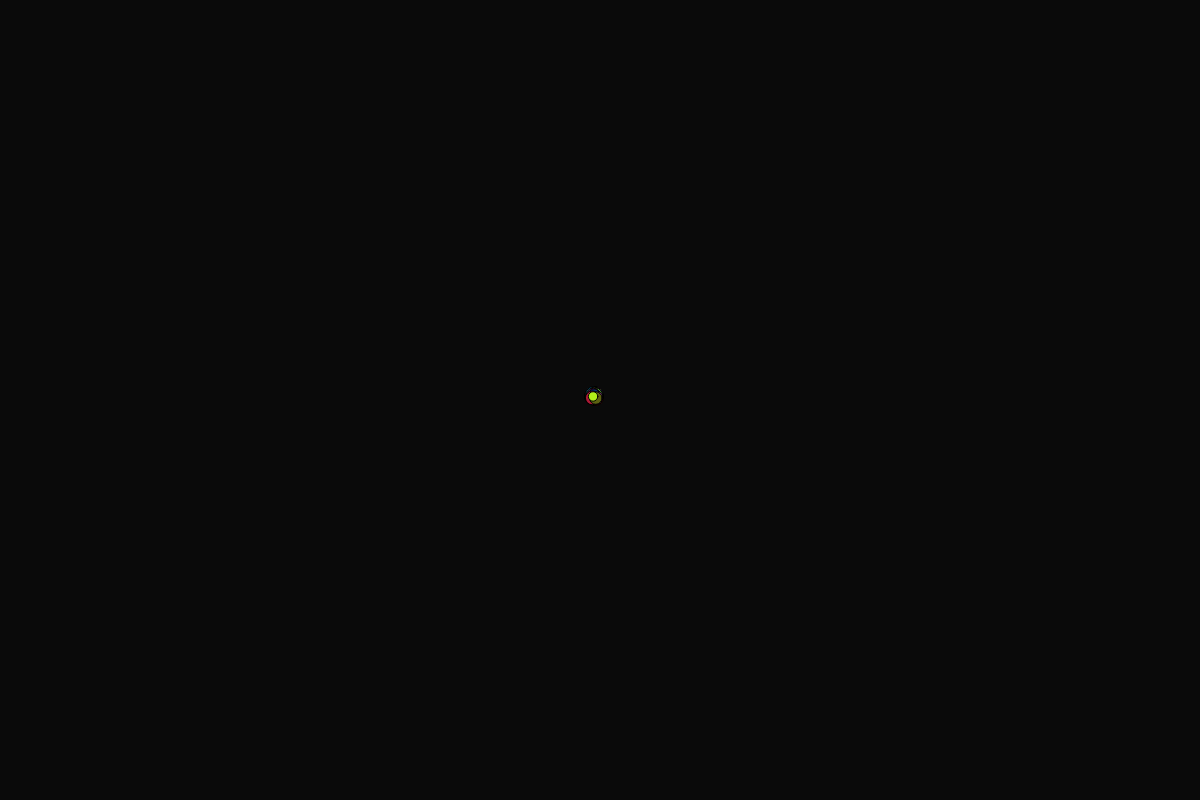
Frame 1 (no input)
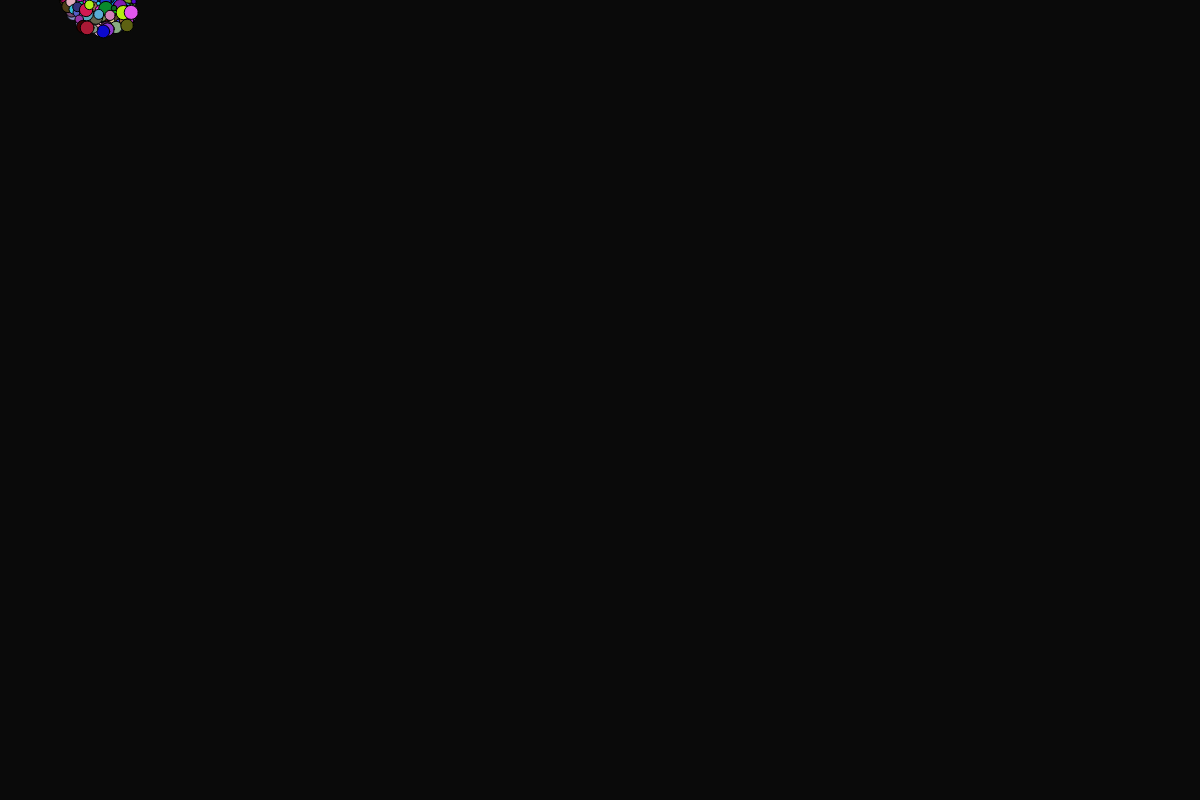
Frame 60 (no input)
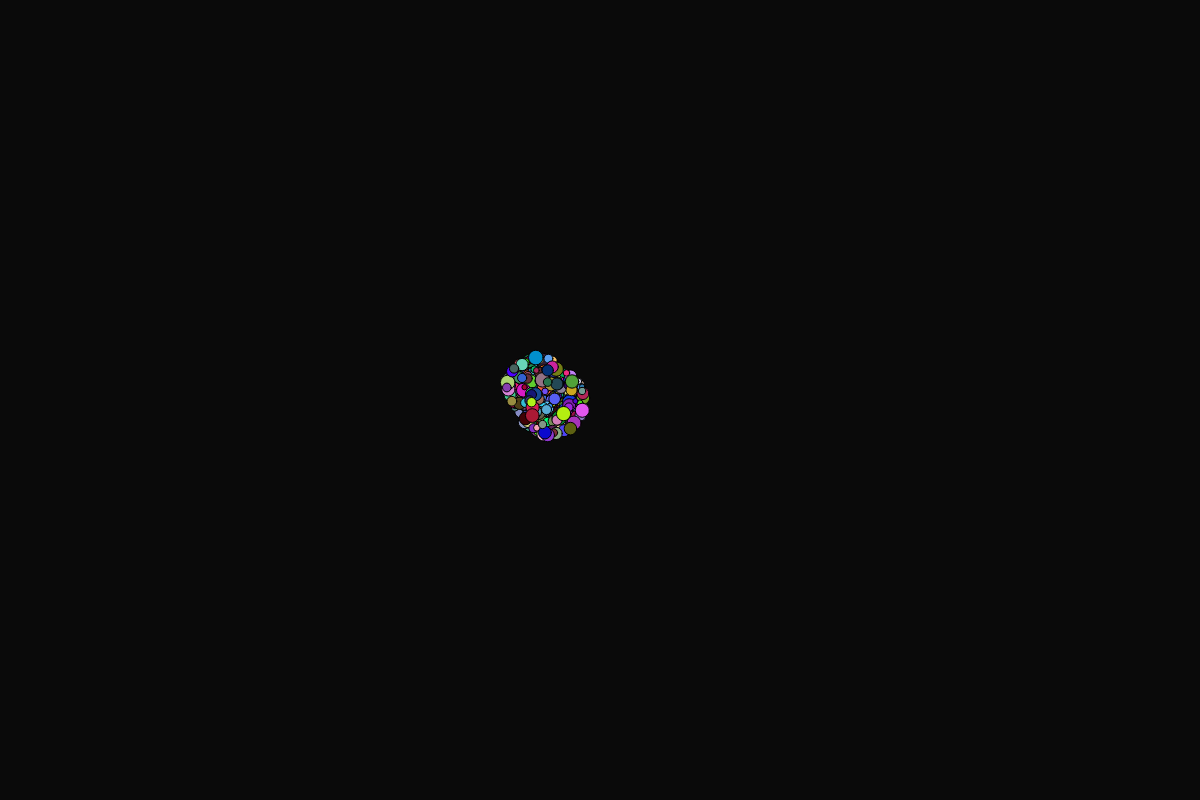
Frame 120 (the mouse pressed at the canvas centre since frame 60)

The p5.js sketch that drew these frames (run headless with seeded random() and noise() and a simulated clock; from frame 60 on, the mouse is pressed at the canvas centre):

// p5.js sketch
// ── sketch.js
const numEllipses = 500
let ellipses = []
let gravity = 0.1

function setup() {
	createCanvas(windowWidth, windowHeight * 0.8)
	for (let i = 0; i < numEllipses; i++) {
		ellipses[i] = {
			x: width / 2,
			y: height / 2,
			xSpeed: random(-2, 2),
			ySpeed: random(-2, 2),
			size: random(5, 15),
			color: color(random(255), random(255), random(255)),
		}
	}
}

function draw() {
	background(10)
	for (let i = 0; i < numEllipses; i++) {
		let e1 = ellipses[i]
		let dx = mouseX - e1.x
		let dy = mouseY - e1.y
		let dist = sqrt(dx * dx + dy * dy)
		let force = dist * 0.01
		e1.xSpeed += (dx / dist) * force
		e1.ySpeed += (dy / dist) * force
		e1.x += e1.xSpeed
		e1.y += e1.ySpeed
		e1.ySpeed += gravity
		e1.xSpeed = constrain(e1.xSpeed, -5, 5)
		e1.ySpeed = constrain(e1.ySpeed, -5, 5)
		for (let j = 0; j < numEllipses; j++) {
			if (i === j) continue
			let e2 = ellipses[j]
			let dx = e2.x - e1.x
			let dy = e2.y - e1.y
			let dist = sqrt(dx * dx + dy * dy)
			let minDist = 10
			if (dist < minDist) {
				let force = (minDist - dist) * 0.01
				e1.xSpeed -= (dx / dist) * force
				e1.ySpeed -= (dy / dist) * force
			}
		}
		fill(e1.color)
		ellipse(e1.x, e1.y, e1.size, e1.size)
	}
}
